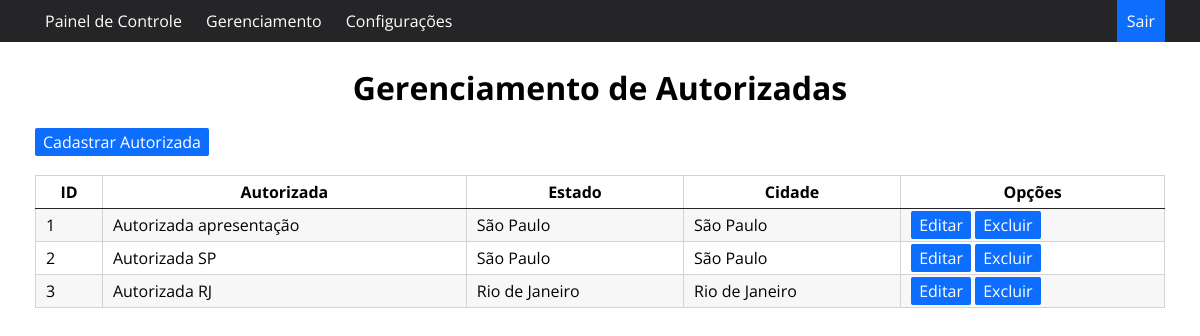
/gerenciamentoautorizadas (signed in), run on an earlier commit of the app's database.
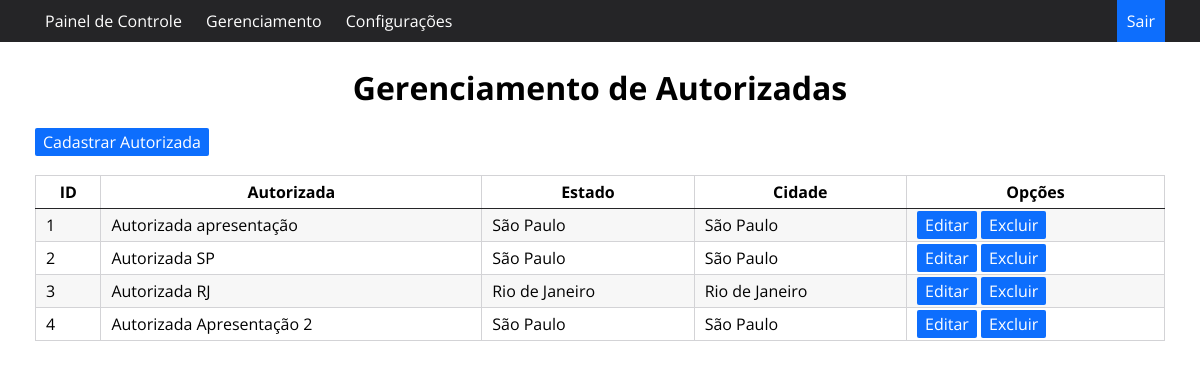
And on a later commit of the database.
### app.py (models this page shows, shortened)
class Autorizada(db.Model):
    id = db.Column('id', Integer, primary_key=True, autoincrement=True)
    datainsercao = db.Column('datainsercao', String(500), nullable=False)
    autorizada = db.Column('autorizada', String(255), nullable=False)
    estado = db.Column('estado', String(255), nullable=False)
    cidade = db.Column('cidade', String(255), nullable=False)

### app.py (the view)
@app.route('/gerenciamentoautorizadas', methods=['GET', 'POST'])
def gerenciamentoautorizadas():
    if esta_logado():
        autorizadas = Autorizada.query.all()
        return render_template('gerenciamentoautorizadas.html', autorizadas=autorizadas)
    else:
        return redirect(url_for('index'))

### app.py (called while the page is built)
def esta_logado():
    print(logado)
    if logado:
        return True
    else:
        return False

### templates/gerenciamentoautorizadas.html
{% extends "template.html" %}
{% block conteudo %}
    <br>
    <br>
    <br>
    <h1>Gerenciamento de Autorizadas</h1>
    <br>
    <a href="/cadastrarautorizada" class="btn btn-success" id="btn_prin">Cadastrar Autorizada</a>
    <br>
    <br>
    <table>
    <thead>
        <tr>
            <th>ID</th>
            <th>Autorizada</th>
            <th>Estado</th>
            <th>Cidade</th>
            <th>Opções</th>
        </tr>
    </thead>
    <tbody>
    {% for autorizada in autorizadas %}
        <tr>
            <td>{{ autorizada.id }}</td>
            <td>{{ autorizada.autorizada }}</td>
            <td>{{ autorizada.estado }}</td>
            <td>{{ autorizada.cidade }}</td>
            <td>
                <a href="/editarautorizada/{{ autorizada.id }}" class="btn" methods="GET">Editar</a>
                <a href="/excluirautorizada/{{ autorizada.id }}" class="btn">Excluir</a>
            </td>
        </tr>
    {% endfor %}
    </tbody>
</table>
{% endblock %}

What changed in the data, as far as the page shows it:
added Autorizada: id "4", autorizada "Autorizada Apresentação 2", estado "São Paulo", cidade "São Paulo"
